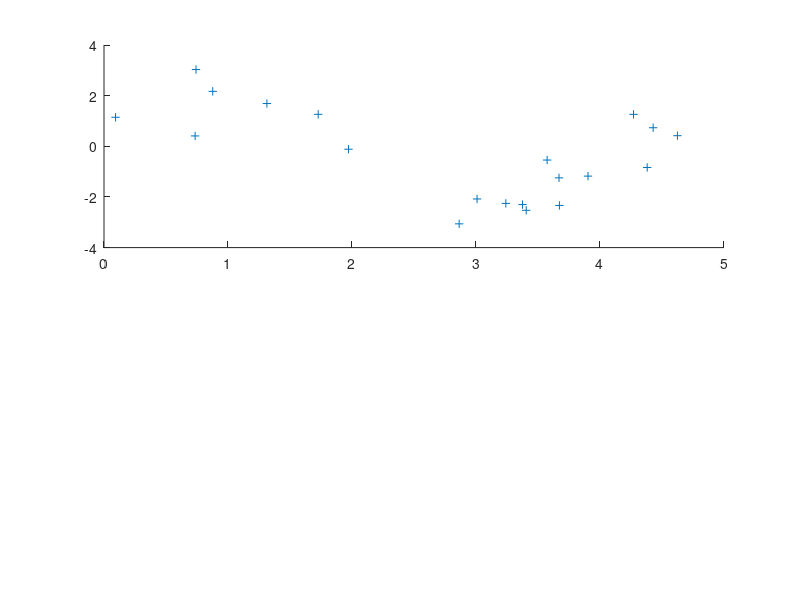

Write the MATLAB code that produced this figure. (Note: this script raises an error after producing the figure.)
figure;
subplot(2,1,1);
Xt = rand(20,1)*5;
Xt = sort(Xt);
Yt = randn(20,1)+2*sin(1.5*Xt);
% Poly Degree from 1 -> 9
scatter(Xt,Yt,'+');
hold on;
sseT = zeros(9,1);%SSE for Traning
sseV = zeros(9,1);%SSE for Validation
denseInfo = zeros(size(Xt,1),9);%fit error
for j = 1:9
    deg = ['poly',num2str(j)];
    fitpoly = polyfit(Xt,Yt,j);
    y1 = polyval(fitpoly,Xt);
    [fitpoly3, gof]=fit(Xt,Yt,deg);
    sseT(j) = gof.sse;
    plot(Xt,y1);
end
axis([0 5 -5 5]);
xticks(0:0.5:5);
yticks([-5 0 5]);
title('(a) Data and fitted polynomials');
subplot(2,1,2);
% New validation sets
Xv = rand(20,1)*5;
Xv = sort(Xv);
Yv = 2*sin(1.5*Xv);
for k = 1:9
    deg1 = ['poly',num2str(k)];
    [fitpoly1, gof1]=fit(Xv,Yv,deg1);
    sseV(k) = gof1.sse;
end
plot((1:9),sseT,'-',(1:9),sseV,'--');
legend('Training','Validation')
title('(b) Error vs. polynomial order');



%sseT= [37.9851,35.8628,27.8292,26.3964,22.8244,20.9952,17.5180,17.4976,15.3243];
%sseV=[22.9824,21.0432,1.0379,0.5315,0.0043,0.0021,3.6435e-06,8.2285e-07,1.5168e-09];